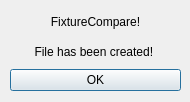
<?xml version="1.0" encoding="UTF-8"?>
<ui version="4.0">
 <class>CSVDialog</class>
 <widget class="QDialog" name="CSVDialog">
  <property name="geometry">
   <rect>
    <x>0</x>
    <y>0</y>
    <width>190</width>
    <height>102</height>
   </rect>
  </property>
  <property name="sizePolicy">
   <sizepolicy hsizetype="Fixed" vsizetype="Fixed">
    <horstretch>0</horstretch>
    <verstretch>0</verstretch>
   </sizepolicy>
  </property>
  <property name="windowTitle">
   <string>Save file status</string>
  </property>
  <property name="windowIcon">
   <iconset resource="images.qrc">
    <normaloff>:/New folder/ColorSource-PAR_72.jpg</normaloff>:/New folder/ColorSource-PAR_72.jpg</iconset>
  </property>
  <widget class="QWidget" name="verticalLayoutWidget">
   <property name="geometry">
    <rect>
     <x>10</x>
     <y>10</y>
     <width>171</width>
     <height>81</height>
    </rect>
   </property>
   <layout class="QVBoxLayout" name="verticalLayout">
    <item>
     <widget class="QLabel" name="label">
      <property name="text">
       <string>FixtureCompare!</string>
      </property>
      <property name="alignment">
       <set>Qt::AlignCenter</set>
      </property>
     </widget>
    </item>
    <item>
     <widget class="QLabel" name="label_2">
      <property name="text">
       <string>File has been created! </string>
      </property>
      <property name="alignment">
       <set>Qt::AlignCenter</set>
      </property>
     </widget>
    </item>
    <item>
     <widget class="QPushButton" name="CloseCSVdialog">
      <property name="text">
       <string>OK</string>
      </property>
     </widget>
    </item>
   </layout>
  </widget>
 </widget>
 <resources>
  <include location="images.qrc"/>
 </resources>
 <connections/>
</ui>
